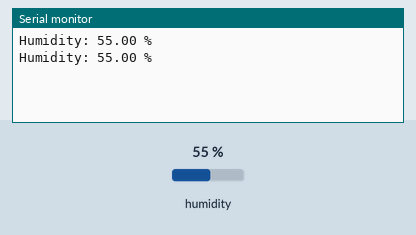
Recording of a sketch running on a simulated Arduino Uno, built with avr-gcc and run on an emulated ATmega328P. On the bench: the last lines printed to the serial monitor. The test bench sets the inputs (shaded band); at power-on: humidity 55 %.

Above: at 1.8 s.
1.9 s: humidity set to 22 %
At 2.9 s:
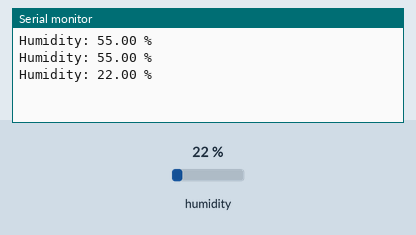
3.4 s: humidity set to 40 %
At 4.9 s:
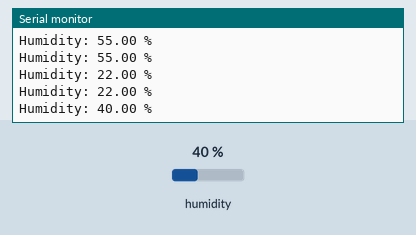
Timing chart, 0 to 6.4 s (numbered marks = the images above; inputs shaded):
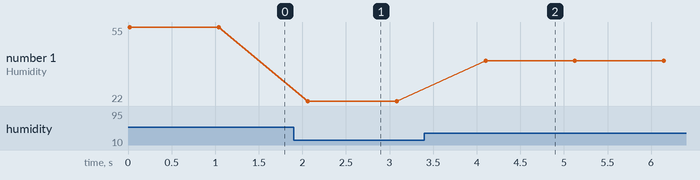

The sketch:

humidity.ino
```cpp
#include <Adafruit_SHT31.h>

Adafruit_SHT31 sht30 = Adafruit_SHT31();

void setup() {
  Serial.begin(115200);

  if (!sht30.begin(0x44)) {
    Serial.println("Couldn't find SHT31 sensor!");
    while (1);
  }
}

void loop() {
  float humidity = sht30.readHumidity();

  Serial.print("Humidity: ");
  Serial.print(humidity);
  Serial.println(" %");
  delay(1000);
}
```

Measured:
- after the input at 1.9 s, the serial monitor: prints a new line after 0.16 s (image 1)
- after the input at 3.4 s, the serial monitor: prints a new line after 0.70 s (image 2)
- plotted number 1: 55 → 22 after the input at 1.9 s, 22 → 40 after the input at 3.4 s
